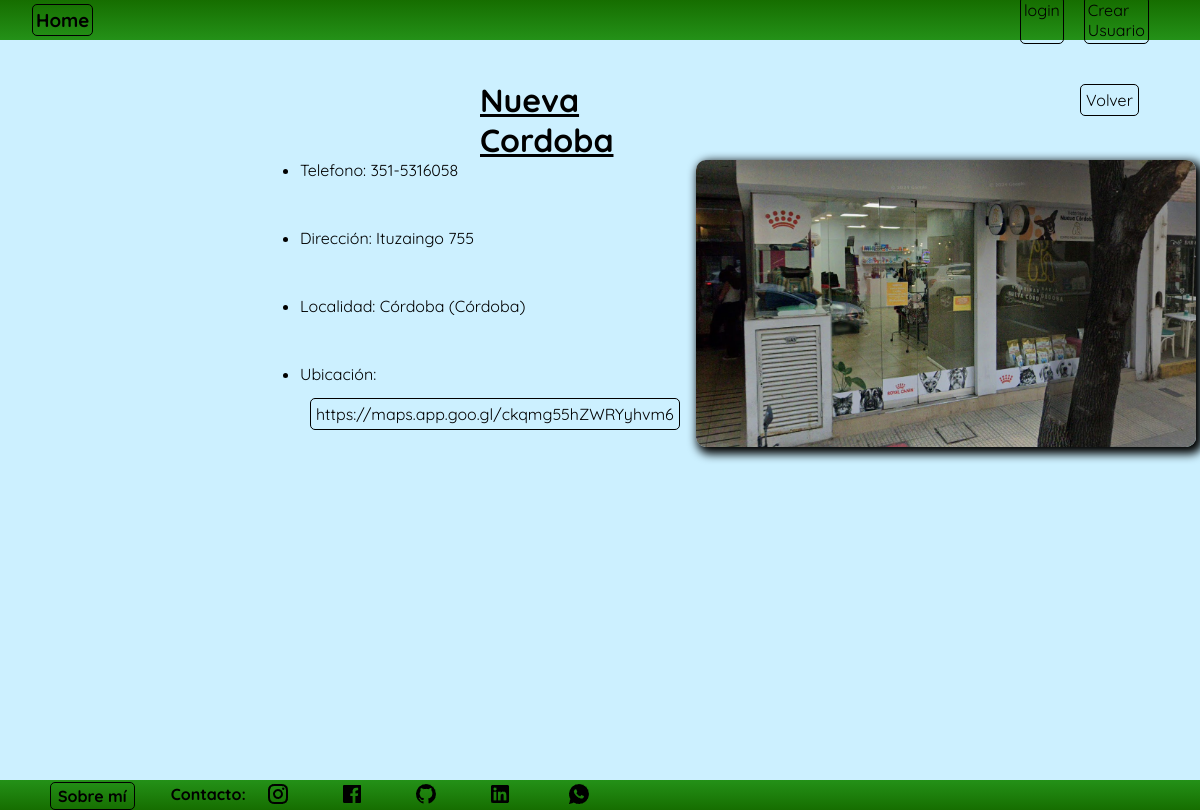
The page /comunidad/comunidad/veterinarias/detail/1 on the database its author committed.
### comunidad/models.py (models this page shows, shortened)
class Veterinarias(models.Model):
    nombre = models.CharField(max_length=100)
    telefono = models.CharField(max_length=15, verbose_name='teléfono')
    direccion = models.CharField(max_length=150, verbose_name='dirección')
    localidad = models.ForeignKey(Localidad, on_delete=models.SET_NULL, null=True,blank=True)
    ubicacion = models.CharField(max_length=250, null=True,blank=True, verbose_name='ubicación')
    foto_referencia = models.ImageField(upload_to='fotos',null=True,blank=True)
    descripcion = models.TextField(null=True,blank=True, verbose_name='descripción')
    class Meta:
        verbose_name = 'Veterinaria'
        verbose_name_plural = 'Veterinarias'

class Localidad(models.Model):
    localidad = models.CharField(max_length=100)
    provincia = models.CharField(max_length=100)
    def __str__(self):
        return f'{self.localidad} ({self.provincia})'
    class Meta:
        verbose_name = 'Localidad'
        verbose_name_plural = 'Localidades'

### comunidad/views.py (the view)
# urls.py: path('comunidad/veterinarias/detail/<int:pk>', VeterinariasDetail.as_view(), name='veterinarias_detail'),
class VeterinariasDetail(DetailView):
    model = Veterinarias

### comunidad/templates/comunidad/veterinarias_detail.html (shortened to what this page needs)
{% extends 'core/base.html' %}
{% load static %}
{% block content %}
    <nav class="navbar">
        <div class="titulo">
            <h3><a href="{% url 'core:index' %}" class="link">Home</a></h3>
        </div>
        <div class="login">
            {% if user.is_authenticated %}
            <form action="{% url 'login:logout' %}" method="post">
                {% csrf_token %}
                <button type="submit" class="logout">Logout</button>
            </form>
            {% else %}
                <a href="{% url 'login:index' %}" class="link">login</a>
                <a href="{% url 'login:singup' %}" class="link">Crear Usuario</a>
            {% endif %}
        </div>
    </nav>
    <main class="contenedor">
        <div class="titulo_detalle_control">
            <h1>{{ object.nombre }}</h1>
        </div>
        <ul class="contenedor_detalle">
            <div class="detalle">
                <li>Telefono: {{ object.telefono }}</li>
                <li>Dirección: {{ object.direccion }}</li>
                <li>Localidad: {{ object.localidad }}</li>
                {% if object.ubicacion %}
                <li>Ubicación: <br><br><a href="{{ object.ubicacion }}" target="_blank" rel="noopener noreferrer" class="url_tipcuriosidad">{{ object.ubicacion }}</a></li>
                {% endif %}
            </div>
            {% if object.foto_referencia %}
                <img src="{{ object.foto_referencia.url }}" alt="Foto de {{ object.nombre }}" width="" height="" class="imagen_detalle">
            {% endif %}
        </ul>
        <div class="volver_mascota_contenedor">
            <a href="{% url 'comunidad:veterinarias_list' %}" class="volver_mascota">Volver</a>
        </div>
    </main>
        {% endblock content %}

### core/static/css/style.css (style rules this page uses)
* { padding: 0; margin: 0; font-family: "Quicksand", sans-serif; }
.contenedor { display: grid; grid-template-columns: repeat(20, 5vw); grid-template-rows: repeat(18, 5vh); min-height: 92.54vh; background-color: rgb(204, 240, 255); width: 100vw; overflow: auto; }
.navbar { display: grid; grid-template-columns: repeat(20, 5vw); grid-template-rows: 40px; width: 100vw; background: linear-gradient(rgb(22, 110, 0), rgb(36, 145, 24)); align-items: center; }
.link { text-decoration: none; color: black; transition-duration: .3s; border: 1px solid black; border-radius: 5px; padding: 3px; }
.login { grid-column-start: 18; grid-column-end: 20; display: flex; gap: 20px; }
.titulo { display: flex; gap: 2rem; align-items: center; margin-left: 2rem; }
.volver_mascota_contenedor { grid-column-start: 19; grid-row-start: 2; align-content: center; }
.volver_mascota { text-decoration: none; color: black; border: 1px solid black; border-radius: 5px; padding: 5px; transition-duration: .2s; }
.titulo_detalle_control { grid-column-start: 9; grid-column-end: 12; grid-row-start: 2; text-decoration: underline black; }
.contenedor_detalle { display: grid; grid-template-rows: repeat(5, 1fr); gap: 1rem; grid-column-start: 6; grid-column-end: 16; grid-row-start: 4; }
.detalle { display: flex; flex-flow: column; row-gap: 3rem; grid-column-start: 1; }
.imagen_detalle { width: 500px; border-radius: 10px; grid-column-start: 2; grid-row-start: 1; box-shadow: 4px 4px 10px 3px black; }
.url_tipcuriosidad { text-decoration: none; color: black; border: 1px solid black ; border-radius: 5px; padding: 5px; margin-left: 10px; transition-duration: .2s; }

### rows shown on the page
Veterinarias: nombre "Nueva Cordoba", telefono "351-5316058", direccion "Ituzaingo 755", localidad "Córdoba (Córdoba)", ubicacion "https://maps.app.goo.gl/ckqmg55hZWRYyhvm6", foto_referencia (picture)
